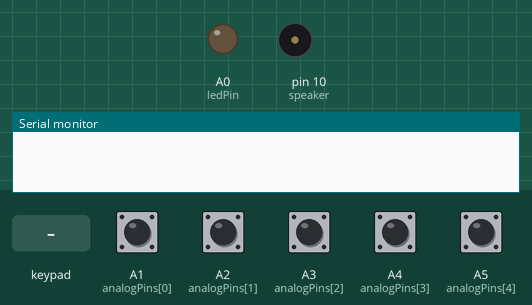
Bench run of a sketch on a simulated Arduino Uno, built with avr-gcc and run on an emulated ATmega328P. On the bench: output pins drawn as LEDs (lit = HIGH), buzzer (waves = sounding), the last lines printed to the serial monitor. The test bench sets the inputs (shaded band); at power-on: A1 (analogPins[0]), A2 (analogPins[1]), A3 (analogPins[2]), A4 (analogPins[3]), A5 (analogPins[4]) HIGH.

Above: at 1.2 s.
1.3 s: key '*' pressed
At 2.4 s:
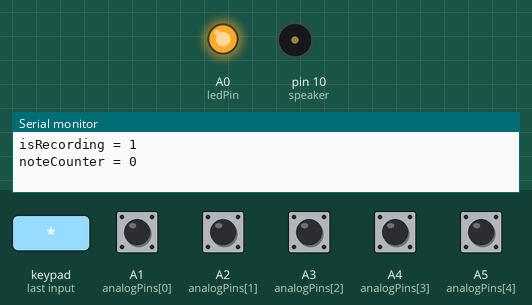
2.8 s: A1 (analogPins[0]) pulled LOW for 0.15 s
At 2.97 s:
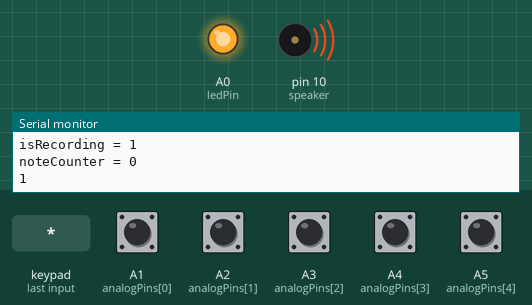
4.6 s: A1 (analogPins[0]) driven LOW
At 7.1 s:
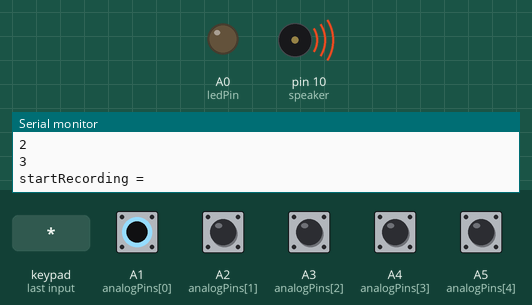
7.6 s: A1 (analogPins[0]) driven HIGH
At 9.9 s:
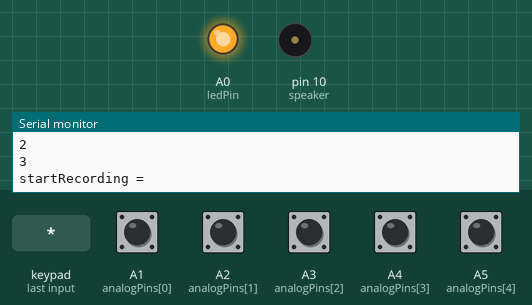
Timing chart, 0 to 11.6 s (numbered marks = the images above; inputs shaded):
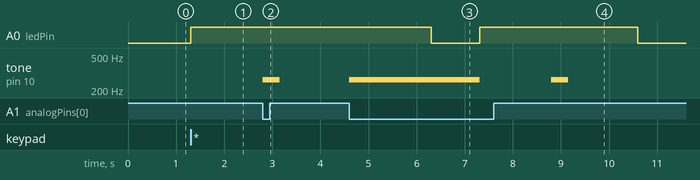

Measured:
- after the input at 1.3 s, A0 (ledPin): LOW → HIGH at once
- after the input at 2.8 s, tone on pin 10 (speaker): silent → 262 Hz at once, → silent 0.35 s later
- after the input at 4.6 s, tone on pin 10 (speaker): silent → 262 Hz at once, → silent 2.7 s later
- after the input at 7.6 s, tone on pin 10 (speaker): goes on until 9.2 s, then stays silent

The sketch:

Pentatonic_piano__Matrix_keypad_version_.ino
```cpp
//Challenge: Upgrade this piano to a level where we can record currenttunes, delete them etc.

//Update 1: (31-01-2023) Replacing push buttons with matrics keypad.

//Update 2: (08-02-2023) Including push buttons along with keypad due to inability to implement long press in keypad.

#include<Keypad.h>
const byte rows = 4;
const byte cols = 4;

char hexaKeys[rows][cols] =
{
  {'1', '2', '3', 'A'},
  {'4', '5', '6', 'B'},
  {'7', '8', '9', 'C'},
  {'*', '0', '#', 'D'}
};

byte rowPins[rows] = {9, 8, 7, 6};
byte colPins[cols] = {5, 4, 3, 2};

Keypad matrixKeypad = Keypad(makeKeymap(hexaKeys), rowPins, colPins, rows, cols);


#define NOTE_C  262
#define NOTE_D  294
#define NOTE_E  330
#define NOTE_G  392
#define NOTE_A  440

#define speaker 10
#define pause   200
#define ledPin  A0  //LED connected to A0 to indicate whether it's recording or not.

unsigned short notes[6] = {0, 262, 294, 330, 392, 440};
unsigned short analogPins[5] = {A1, A2, A3, A4, A5}; //Those five pins are connected to
                                          // five buttons (piano key).

void setup() {
  Serial.begin(9600);
  pinMode(A1, INPUT_PULLUP);
  pinMode(A2, INPUT_PULLUP);
  pinMode(A3, INPUT_PULLUP);
  pinMode(A4, INPUT_PULLUP);
  pinMode(A5, INPUT_PULLUP);

  pinMode(ledPin, OUTPUT);

}

unsigned long long lastPress = millis();
char Key;
byte isRecording = 0; //Whether we are recording the notes or not.
byte notesIndex[300];     //Notes will and durations will be recorded sequentially in those arrays.
int duration[300];
byte lastNote = 0;   //The last note we played to be saved in the array.
unsigned long lastNoteStart = 0; //The duration of the last note played in milli second.
unsigned short noteCounter = 0; //The number of entries we have made to our notes and duration array.

long long startRecording = millis(); //variable to hold the starting time of the recording.


void loop() {
  Key = matrixKeypad.getKey();

  if(Key=='*')//We are triggering the recording.
  {
     startRecording = millis();          //(isRecording==0?millis():startRecording);
    lastNoteStart = millis();
    isRecording = 1 - isRecording;
    //Problem: Variable isRecording is being set to 0 unexpectedly.
    Serial.print("isRecording = ");
    Serial.println(isRecording);
    Serial.print("noteCounter = ");
    Serial.println(noteCounter);
  }
  digitalWrite(ledPin, isRecording); //We want the led to glow only when we will be recording.


  if(isRecording==1 && (millis() - startRecording >= 5000 || noteCounter>=300)) //If our recording time is over, we'll stop recording and play the notes.
  {
    Serial.print("startRecording = ");
   // Serial.print(String(startRecording));

    digitalWrite(ledPin, 0);
    delay(1000);
    digitalWrite(ledPin, 1);
    for(int i = 0; i<noteCounter; i++)
    {
      tone(speaker, notes[notesIndex[i]]);
      delay(duration[i]);
    }
  //Resetting variables.
  isRecording = 0;
  noteCounter = 0;
  lastNote = 0;
  lastNoteStart = 0;
  notesIndex[0] = 0;

   Serial.print("isRecording = ");
    Serial.println(isRecording);
  }

  for(int i = 0; i<5; i++)
  {
      if( digitalRead(analogPins[i])==LOW )
      {
        tone(speaker, notes[i+1]);
        lastPress = millis();

          if(isRecording==1 && notesIndex[noteCounter]!=i+1)
          {
            duration[noteCounter] = millis() - lastNoteStart;
            lastNoteStart = millis(); //Starting timer for the current note.
            notesIndex[++noteCounter] = i+1;
            Serial.println(noteCounter);
          }
      }
  }

   if(millis() - lastPress > pause)
    {
      noTone(speaker);
      lastPress = millis();

       if(isRecording==1)
        {
            if(notesIndex[noteCounter]!=0)
            {
              duration[noteCounter] = millis() - lastNoteStart; //Saving the duration of the previous note.
              lastNoteStart = millis(); //Starting timer for the current note.
              notesIndex[++noteCounter] = 0;
               Serial.println(noteCounter);
            }
        }
  }
}
```
